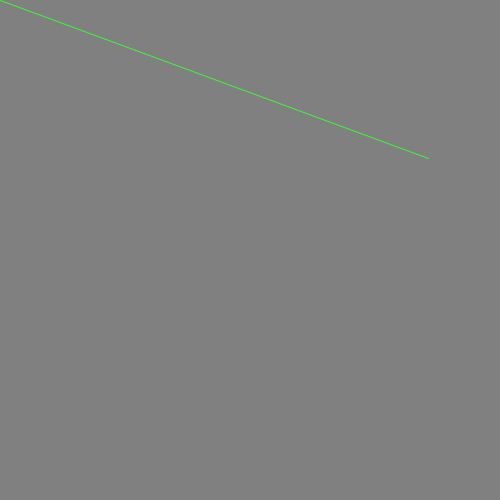
Frame 1 (no input)
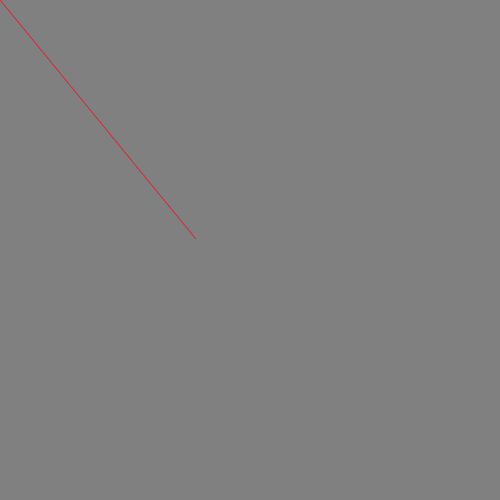
Frame 60 (the mouse pressed at the canvas centre just before this capture)
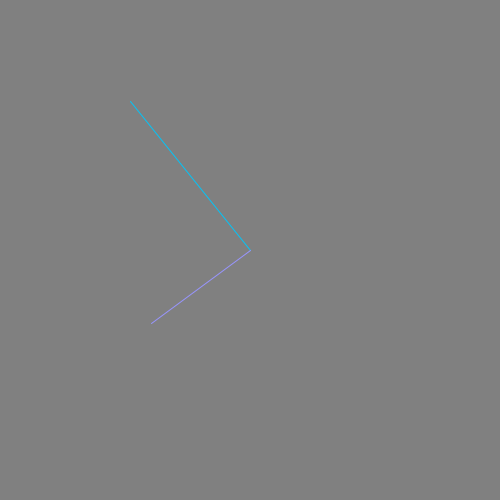
Frame 120 (the mouse held since frame 60 and released just before this capture)

The Processing sketch that drew these frames (run headless with seeded random() and noise(); from frame 60 on, the mouse is pressed at the canvas centre):

// Processing sketch: p1_lineasrandom
// ── p1_lineasrandom.pde
void setup(){
  size(500,500);
  frameRate(5);
}

void draw(){
  if (random(100)>50){
    background(128);
  }
  stroke(random(255),random(255),random(255));
  line(mouseX,mouseY,random(width),random(height)); 
}
